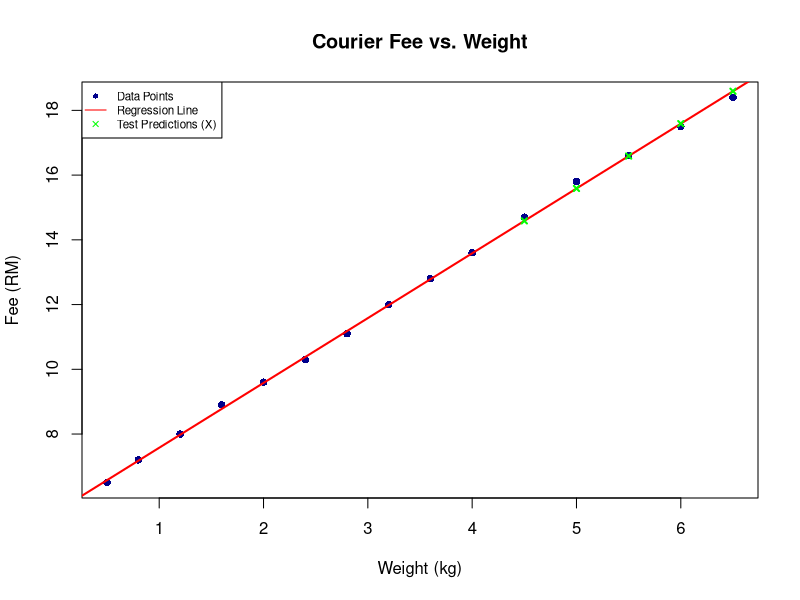

This chart was generated by the following R code:
# Week 9 Assignment
# Muhammad Rizqy Hidayat - 26000108

# ---------- #
#   PART A   #
# ---------- #

# 1. Dataset Preparation & Splitting
df_A <- data.frame(
  Weight_kg = c(0.5, 0.8, 1.2, 1.6, 2.0, 2.4, 2.8, 3.2, 3.6, 4.0, 4.5, 5.0, 5.5, 6.0, 6.5),
  Fee_RM = c(6.5, 7.2, 8.0, 8.9, 9.6, 10.3, 11.1, 12.0, 12.8, 13.6, 14.7, 15.8, 16.6, 17.5, 18.4)
)
train_A <- df_A[1:10, ]
test_A <- df_A[11:15, ]

# 2. Fit SLR Model
model_A <- lm(Fee_RM ~ Weight_kg, data = train_A)

# 3. Report Coefficients
summary(model_A)

# 4. Predictions & Results Table
pred_A <- predict(model_A, newdata = test_A)
results_A <- data.frame(Weight_kg = test_A$Weight_kg, Actual = test_A$Fee_RM, Predicted = round(pred_A, 3))

View(results_A)

# 5. Compute MAPE and RMSE
error_A <- test_A$Fee_RM - pred_A
mape_A <- mean(abs(error_A / test_A$Fee_RM)) * 100
rmse_A <- sqrt(mean(error_A^2))

error_A
mape_A
rmse_A

# 6. Plotting
plot(df_A$Weight_kg, df_A$Fee_RM, main = "Courier Fee vs. Weight",
     xlab = "Weight (kg)", ylab = "Fee (RM)", pch = 16, col = "darkblue")
abline(model_A, col = "red", lwd = 2)
points(test_A$Weight_kg, pred_A, pch = 4, col = "green", cex = 0.7, lwd = 2)
# Updated legend code to make it smaller and remove the border box
legend("topleft", 
       legend = c("Data Points", "Regression Line", "Test Predictions (X)"),
       pch = c(16, NA, 4), 
       lty = c(NA, 1, NA), 
       col = c("darkblue", "red", "green"),
       cex = 0.7)

# ---------- #
#   PART B   #
# ---------- #

# 1. Dataset Preparation & Splitting
df_B <- data.frame(
  Temp_C = c(33, 32, 31, 30, 29, 28, 27, 26, 25, 24, 23, 22, 21, 20, 19),
  Occupants = c(1, 2, 2, 3, 1, 4, 3, 2, 4, 1, 3, 2, 4, 3, 1),
  kWh = c(249, 276, 285, 306, 232, 343, 307, 239, 337, 185, 285, 214, 314, 244, 164)
)
train_B <- df_B[1:10, ]
test_B <- df_B[11:15, ]

# 2. Fit MLR Model
model_B <- lm(kWh ~ Temp_C + Occupants, data = train_B)
